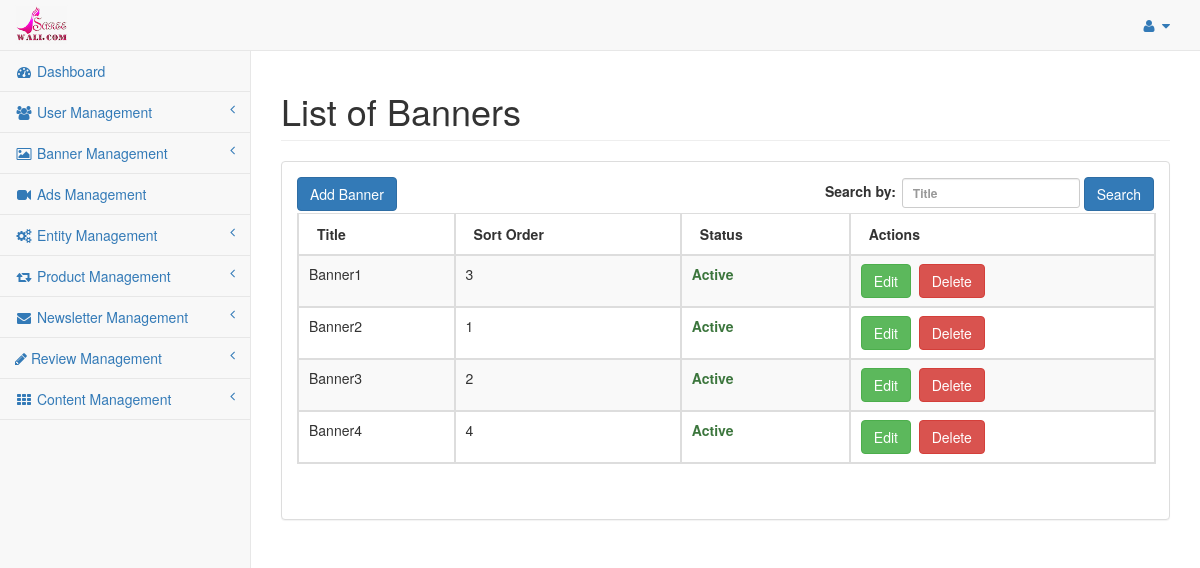
/index.php/admin/banner/banner_list, run on the app's committed database.
### tables this page shows
CREATE TABLE `saree_settings` (
  `settings_id` int(11) NOT NULL,
  `sitename` varchar(255) NOT NULL,
  `siteaddress` varchar(255) NOT NULL,
  `logoname` varchar(255) NOT NULL,
  `logopathname` varchar(255) NOT NULL,
  `facebook_page_url` varchar(255) NOT NULL,
  `date_added` int(11) NOT NULL
);

CREATE TABLE `saree_banner` (
  `banner_id` int(11) NOT NULL,
  `title` varchar(255) NOT NULL,
  `description` text NOT NULL,
  `path` varchar(255) NOT NULL,
  `sort_order` int(11) NOT NULL,
  `status` enum('Y','N') NOT NULL DEFAULT 'Y',
  `date_added` int(11) NOT NULL,
  `date_modified` int(11) NOT NULL
);

### application/models/Defaultdata.php (called while the page is built, shortened)
<?php
class Defaultdata extends CI_Model {
	private $mydata = array();
	public function getBackendDefaultData()
	{
		$this->mydata["tot_segments"] = $this->getUrlSegments();
		$this->mydata['general_settings'] = $this->grabSettingData();
		$this->mydata['admin_profile'] = $this->grabProfileData();
		$this->mydata["sidebar"] = $this->load->view('admin/partials/sidebar', null, true);
		$this->data = $this->mydata;
		$this->headerdata = $this->mydata;
		$this->data["header"] = $this->load->view('admin/partials/header', $this->headerdata, true);
		$this->data["head"] = $this->load->view('admin/partials/head', $this->headerdata, true);
		$this->data["footer"] = $this->load->view('admin/partials/footer', null, true);
		return $this->data;
	}
	public function getUrlSegments()
	{
		$all_segment=$this->uri->segment_array();
		return $all_segment;
	}
	public function grabSettingData(){
		$query = $this->db->get(TABLE_SETTINGS);
		return $query->row();
	}
	public function grabProfileData(){
		$query = $this->db->get(TABLE_ADMIN);
		return $query->row();
	}
}
?>

### application/controllers/admin/Banner.php (called while the page is built, shortened)
<?php if ( ! defined('BASEPATH')) exit('No direct script access allowed');
class Banner extends CI_Controller{
	public $data = array();
	public function __construct(){
		$this->load->model('bannerdata');
		$this->data = $this->defaultdata->getBackendDefaultData();
	}
	public function banner_list(){
		$like = array();
		parse_str($_SERVER['QUERY_STRING'], $like);
		unset($like['page']);
		$search_key = $this->input->get('title');
		if(isset($search_key) && $search_key){
			$this->data['search_key'] = $search_key;
		}else{
			$this->data['search_key'] = '';
		}
		$banner_data = $this->bannerdata->grab_banner(array(), $like, array());
		$config['base_url'] = site_url('banner-list');
		$config['total_rows'] = count($banner_data);
		$pagination = $this->config->item('pagination');
		$pagination = array_merge($config, $pagination);
		$this->pagination->initialize($pagination);
		$this->data['page'] = ($this->input->get('page')) ? $this->input->get('page') : 0;
		$this->data['pagination'] = $this->pagination->create_links();
		$entity_paginated_data = $this->bannerdata->grab_banner(array(), $like, array(PAGINATION_PER_PAGE, $this->data['page']));
		$this->data['banner_details'] = $entity_paginated_data;
		$this->load->view('admin/banner_list', $this->data);
	}
}

### index.php (called while the page is built, shortened)
<?php
require_once BASEPATH.'core/CodeIgniter.php';

### application/models/Bannerdata.php (called while the page is built, shortened)
<?php
class Bannerdata extends CI_Model {
	public function grab_banner($cond = array(), $like = array(), $limit = array()){
		if(!empty($limit)){
			$per_page = $limit[0];
			$offset = $limit[1];
			$start = max(0, ( $offset -1 ) * $per_page);
			$this->db->limit($per_page, $start);
		}
		$query = $this->db->get(TABLE_BANNER);
		return $query->result();
	}
}

### application/views/admin/banner_list.php (the view, shortened to what this page needs)
<?php echo $head;?>
<div id="wrapper">
	<?php echo $header;?>
	<div id="page-wrapper" style="min-height: 374px;">
          <div class="row">
              <div class="col-lg-12">
                  <h1 class="page-header">List of Banners</h1>
              </div>
          </div>
          <div class="row">
              <div class="col-lg-12">
                  <div class="panel panel-default">
				<div class="panel-body">
					<div id="dataTables-example_wrapper" class="dataTables_wrapper form-inline dt-bootstrap no-footer">
					  <div class="row">
						 <div class="col-sm-6">
							<a href="<?php echo base_url('admin/banner-add');?>" class="btn btn-primary">Add Banner</a>
						 </div>
						 <div class="col-sm-6">
							<form action="<?php echo base_url('admin/banner-list');?>" method="GET" role="form">
								<div id="dataTables-example_filter" class="dataTables_filter">
									<label>Search by:<input name="title" type="search" class="form-control input-sm" placeholder="Title" aria-controls="dataTables-example" id="user-search" value="<?php echo $search_key;?>"></label>
									<button type="submit" class="btn btn-primary">Search</button>
								</div>
							</form>
						 </div>
					  </div>
					  <div class="row">
						 <div class="col-sm-12">
							<table width="100%" class="table table-striped table-bordered table-hover dataTable no-footer dtr-inline" id="dataTables-example" role="grid" aria-describedby="dataTables-example_info" style="width: 100%;">
							   <thead>
								  <tr role="row">
									 <th>Title</th>
									 <th>Sort Order</th>
									 <th>Status</th>
									 <th>Actions</th>
								  </tr>
							   </thead>
							   <tbody>
							    <?php if(!empty($banner_details)){ ?>
								<?php foreach($banner_details AS $detail) {?>
								  <tr class="gradeA odd" role="row">
									 <td><?php echo $detail->title;?></td>
									 <td><?php echo $detail->sort_order;?></td>
									 <td class="center"><?php echo ($detail->status == 'Y' ? '<strong class="text-success">Active</strong>' : '<strong class="text-danger">Inactive</strong>');?></td>
									 <td class="center">
										<a href="<?php echo base_url('admin/banner-edit/'.$detail->banner_id);?>" class="btn btn-success" title="Edit">Edit</a>&nbsp;
										<?php
											if($detail->status == 'Y'){
										?>
										<a href="javascript:void(0);" onclick="onDeleteConfirm('<?php echo base_url('admin/banner/banner_update/'.$detail->banner_id);?>');" class="btn btn-danger" title="Delete">Delete<a>						<?php
											}
										?>
									</td>
								  </tr>
								  <?php } ?>
								  <?php }else{ ?>
								  <tr class="gradeA odd" role="row"><td colspan="4" style="text-align:center;">No records found</td></tr>
								  <?php } ?>
							   </tbody>
							</table>
						 </div>
					  </div>
					</div>
					</div>
                  </div>
              </div>
          </div>
      </div>
</div>
<?php echo $footer; ?>

### application/views/admin/partials/sidebar.php (shortened to what this page needs)
<div class="navbar-default sidebar" role="navigation">
	<div class="sidebar-nav navbar-collapse">
		<ul class="nav" id="side-menu">
			<li>
				<a href="<?php echo base_url('admin/dashboard');?>"><i class="fa fa-dashboard fa-fw"></i> Dashboard</a>
			</li>
			<li>
				<a href="#"><i class="fa fa-users fa-fw"></i> User Management<span class="fa arrow"></span></a>
			</li>
			<li>
				<a href="#"><i class="fa fa-image fa-fw"></i> Banner Management<span class="fa arrow"></span></a>
			</li>
			<li>
				<a href="<?php echo base_url('admin/ads');?>"><i class="fa fa-video-camera fa-fw"></i> Ads Management</a>
			</li>
			<li>
				<a href="#"><i class="fa fa-cogs fa-fw"></i> Entity Management<span class="fa arrow"></span></a>
			</li>
			<li>
				<a href="#"><i class="fa fa-retweet fa-fw"></i> Product Management<span class="fa arrow"></span></a>
			</li>
			<li>
				<a href="#"><i class="fa fa-envelope fa-fw"></i> Newsletter Management<span class="fa arrow"></span></a>
			</li>
			<li>
				<a href="#"><i class="fa fa-pencil"></i> Review Management<span class="fa arrow"></span></a>
			</li>
			<li>
				<a href="#"><i class="fa fa-th fa-fw"></i> Content Management<span class="fa arrow"></span></a>
			</li>
		</ul>
	</div>
</div>

### application/views/admin/partials/header.php (shortened to what this page needs)
<nav class="navbar navbar-default navbar-static-top" role="navigation" style="margin-bottom: 0">
	<div class="navbar-header">
		<a class="navbar-brand" href="<?php echo base_url('admin/dashboard');?>">
			<?php
				if(isset($general_settings->logoname) && file_exists(UPLOAD_RELATIVE_LOGO_PATH.$general_settings->logoname)){
			?>
				<img src="<?php echo UPLOAD_LOGO_PATH.$general_settings->logoname.'?v='.time();?>" width="230" height="50">
			<?php
				}
			?>
		</a>
	</div>
	<ul class="nav navbar-top-links navbar-right">
		<li class="dropdown">
			<a class="dropdown-toggle" data-toggle="dropdown" href="#">
				<i class="fa fa-user fa-fw"></i> <i class="fa fa-caret-down"></i>
			</a>
		</li>
	</ul>
	<?php echo $sidebar; ?>
</nav>

### application/views/admin/partials/head.php (shortened to what this page needs)
<!DOCTYPE html>
	<html lang="en">
	<head>
		<link href="<?php echo base_url(); ?>assets/styles/bootstrap.min.css" rel="stylesheet">
		<link href="<?php echo base_url(); ?>assets/styles/metisMenu.min.css" rel="stylesheet">
		<link href="<?php echo base_url(); ?>assets/styles/sb-admin-2.css" rel="stylesheet">
		<link href="<?php echo base_url(); ?>assets/styles/jquery.dataTables.min.css" rel="stylesheet" type="text/css">
		<link href="<?php echo base_url(); ?>assets/styles/font-awesome.min.css" rel="stylesheet" type="text/css">
		<link rel="stylesheet" href="<?php echo base_url(); ?>assets/styles/jquery-ui.min.css">
		<link rel="stylesheet" href="<?php echo base_url(); ?>assets/styles/fine-uploader-new.min.css">
		<link rel="stylesheet" href="<?php echo base_url(); ?>assets/styles/select2.min.css">
	</head>
	<body>

### application/views/admin/partials/footer.php (shortened to what this page needs)
</body>
</html>

### assets/styles/sb-admin-2.css (style rules this page uses)
body { background-color: #f8f8f8; }
#wrapper { width: 100%; }
#page-wrapper { padding: 0 15px; min-height: 568px; background-color: white; }
@media (min-width: 768px) { #page-wrapper { position: inherit; margin: 0 0 0 250px; padding: 0 30px; border-left: 1px solid #e7e7e7; } }
.navbar-top-links { margin-right: 0; }
.navbar-top-links li { display: inline-block; }
.navbar-top-links li:last-child { margin-right: 15px; }
.navbar-top-links li a { padding: 15px; min-height: 50px; }
.sidebar .sidebar-nav.navbar-collapse { padding-left: 0; padding-right: 0; }
.sidebar ul li { border-bottom: 1px solid #e7e7e7; }
.sidebar .arrow { float: right; }
.sidebar .fa.arrow:before { content: "\f104"; }
@media (min-width: 768px) { .sidebar { z-index: 1; position: absolute; width: 250px; margin-top: 51px; } }
.navbar-default .navbar-brand { padding: 5px 15px; }
.navbar-brand img { max-height:40px; width:auto; }
table.dataTable thead th, table.dataTable thead td { border-bottom: 1px solid #ddd !important; }
table.dataTable.no-footer { border-bottom: 1px solid #ddd !important; }

### data on the page
saree_settings: logoname (picture)
saree_banner: title "Banner1", sort_order "3", status "Active"
saree_banner: title "Banner2", sort_order "1", status "Active"
saree_banner: title "Banner3", sort_order "2", status "Active"
saree_banner: title "Banner4", sort_order "4", status "Active"
